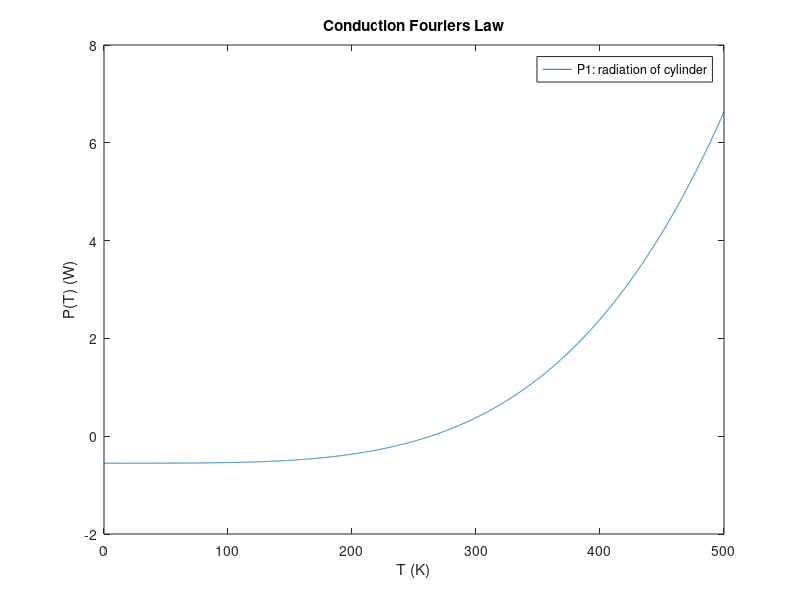

The MATLAB source for this figure:
%%Author: David Al-Nemri
%%NASA Microgravity NExT - Under Ice


%******Heat Radiation******

%P: Power (W)
%o: Boltzman Constant (W / (m^2 * K^4))
%A: Area (Side of a Cylinder)(m^2)
%1 in = 2.54 cm
%1 in = .0254 m

ratio = .0254;              %conversion rate to cm
o = 5.6703e-8;              %o: Boltzman Constant (W / (m^2 * K^4))
r = .5 * ratio;             %radius of cylinder (m)
h = ratio;                  %height of cylindrical sheet (m)
A = 2*pi*r*h;               %Area of cylindrical sheet (m^2) 
Tc = 263.15;                %Temperature of ice (K)

alpha = o * A;              %constant made up of Area and Boltzman

T = [0:0.1:500];
P1 = alpha *(T.^4 - Tc^4);

plot(T,P1);
xlabel('T (K)');
ylabel('P(T) (W)');
title('Conduction Fouriers Law');
legend('P1: radiation of cylinder');